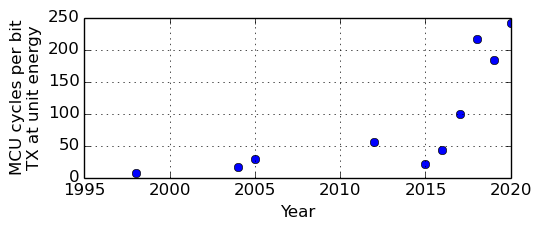

Reproduce this figure in Python.
import matplotlib.pyplot as plt
plt.rcParams["figure.figsize"] = (5.5,2)
y = [7.52, 15.66, 28.83, 55.31, 21.5, 43.3, 100, 217, 184, 241]
x = [1998, 2004, 2005, 2012, 2015, 2016, 2017, 2018, 2019, 2020]
# fig=plt.figure()
# ax=fig.add_axes([0,0,1,1])
# ax.scatter(grades_range, girls_grades, color='b')
# ax.set_xlabel('Year')
# ax.set_ylabel('MCU cycles per bit TX at unit energy')
# ax.set_title('scatter plot')
plt.plot(x,y,'o',color='b')
plt.grid()
plt.xlabel('Year')
plt.ylabel('MCU cycles per bit\nTX at unit energy')
# plt.show()
plt.savefig('energy_compute_vs_radio.png', bbox_inches='tight')